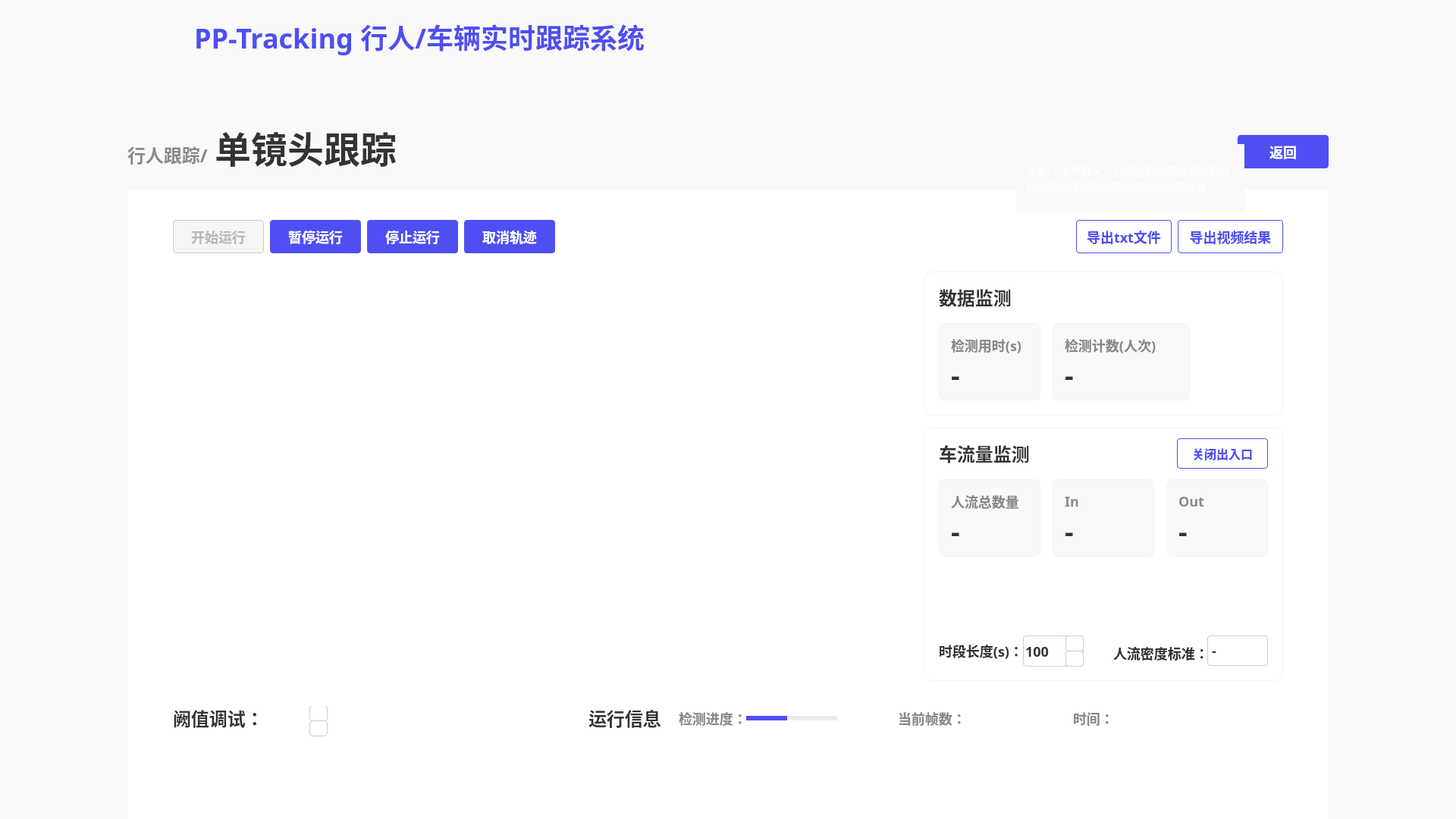
<?xml version="1.0" encoding="UTF-8"?>
<ui version="4.0">
 <class>MainWindow</class>
 <widget class="QMainWindow" name="MainWindow">
  <property name="geometry">
   <rect>
    <x>0</x>
    <y>0</y>
    <width>1920</width>
    <height>1080</height>
   </rect>
  </property>
  <property name="windowTitle">
   <string>MainWindow</string>
  </property>
  <widget class="QWidget" name="centralwidget">
   <property name="styleSheet">
    <string notr="true">QWidget{
background:#F9F9F9;
}</string>
   </property>
   <widget class="QLabel" name="label_2">
    <property name="geometry">
     <rect>
      <x>10</x>
      <y>10</y>
      <width>171</width>
      <height>81</height>
     </rect>
    </property>
    <property name="text">
     <string/>
    </property>
    <property name="pixmap">
     <pixmap resource="../firstSource.qrc">:/1/source/first/PP.PNG</pixmap>
    </property>
    <property name="scaledContents">
     <bool>true</bool>
    </property>
   </widget>
   <widget class="QLabel" name="label_3">
    <property name="geometry">
     <rect>
      <x>0</x>
      <y>0</y>
      <width>1920</width>
      <height>96</height>
     </rect>
    </property>
    <property name="styleSheet">
     <string notr="true">QLabel{
width: 1920px;
height: 96px;
background: #F9F9F9;
box-shadow: 0px 4px 0px 0px rgba(221, 221, 221, 0.3);
}</string>
    </property>
    <property name="text">
     <string/>
    </property>
   </widget>
   <widget class="QLabel" name="label">
    <property name="geometry">
     <rect>
      <x>0</x>
      <y>0</y>
      <width>212</width>
      <height>112</height>
     </rect>
    </property>
    <property name="styleSheet">
     <string notr="true">QLabel{
width: 212px;
height: 112px;
background: linear-gradient(270deg, #5453FF 0%, #553BD2 100%);
box-shadow: 0px 0px 20px 0px rgba(109, 80, 249, 0.4);
}</string>
    </property>
    <property name="text">
     <string/>
    </property>
    <property name="pixmap">
     <pixmap resource="../firstSource.qrc">:/1/source/first/1.PNG</pixmap>
    </property>
    <property name="scaledContents">
     <bool>true</bool>
    </property>
   </widget>
   <widget class="QLabel" name="label_4">
    <property name="geometry">
     <rect>
      <x>256</x>
      <y>22</y>
      <width>651</width>
      <height>52</height>
     </rect>
    </property>
    <property name="styleSheet">
     <string notr="true">QLabel{
width: 592px;
height: 52px;
font-size: 36px;
font-family: AlibabaPuHuiTi_2_75_SemiBold;
background: #F9F9F9;
color: #4E4EF2;
line-height: 52px;
font-weight: bold;
}</string>
    </property>
    <property name="text">
     <string>PP-Tracking 行人/车辆实时跟踪系统</string>
    </property>
   </widget>
   <widget class="QLabel" name="label_5">
    <property name="geometry">
     <rect>
      <x>168</x>
      <y>188</y>
      <width>121</width>
      <height>32</height>
     </rect>
    </property>
    <property name="styleSheet">
     <string notr="true">QLabel{
width: 107px;
height: 32px;
font-size: 24px;
font-family: AlibabaPuHuiTi_2_85_Bold;
color: #888888;
line-height: 32px;
font-weight:bold
}</string>
    </property>
    <property name="text">
     <string>行人跟踪/</string>
    </property>
   </widget>
   <widget class="QLabel" name="label_6">
    <property name="geometry">
     <rect>
      <x>283</x>
      <y>168</y>
      <width>251</width>
      <height>52</height>
     </rect>
    </property>
    <property name="styleSheet">
     <string notr="true">QLabel{
width: 237px;
height: 52px;
font-size: 48px;
font-family: AlibabaPuHuiTi_2_55_Regular;
color: #333333;
line-height: 52px;
font-weight:bold;
}</string>
    </property>
    <property name="text">
     <string>单镜头跟踪</string>
    </property>
   </widget>
   <widget class="QWidget" name="widget" native="true">
    <property name="geometry">
     <rect>
      <x>168</x>
      <y>250</y>
      <width>1584</width>
      <height>830</height>
     </rect>
    </property>
    <property name="layoutDirection">
     <enum>Qt::LeftToRight</enum>
    </property>
    <property name="styleSheet">
     <string notr="true">QWidget{
width: 1584px;
height: 830px;
background: #FFFFFF;
}</string>
    </property>
    <widget class="QPushButton" name="pushButton">
     <property name="geometry">
      <rect>
       <x>60</x>
       <y>40</y>
       <width>120</width>
       <height>44</height>
      </rect>
     </property>
     <property name="styleSheet">
      <string notr="true">QPushButton{
width: 120px;
height: 44px;
background: #F5F5F5;
border-radius: 4px;
border: 1px solid #CCCCCC;
font-size: 18px;
font-family: AlibabaPuHuiTi_2_65_Medium;
color: #B8B8B8;
line-height: 26px;
font-weight:bold
}</string>
     </property>
     <property name="text">
      <string>开始运行</string>
     </property>
    </widget>
    <widget class="QPushButton" name="pushButton_2">
     <property name="geometry">
      <rect>
       <x>188</x>
       <y>40</y>
       <width>120</width>
       <height>44</height>
      </rect>
     </property>
     <property name="styleSheet">
      <string notr="true">QPushButton{
width: 120px;
height: 44px;
background: #4E4EF2;
border-radius: 4px;

font-size: 18px;
font-family: AlibabaPuHuiTi_2_65_Medium;
color: #FFFFFF;
line-height: 26px;
font-weight:bold
}</string>
     </property>
     <property name="text">
      <string>暂停运行</string>
     </property>
    </widget>
    <widget class="QPushButton" name="pushButton_3">
     <property name="geometry">
      <rect>
       <x>316</x>
       <y>40</y>
       <width>120</width>
       <height>44</height>
      </rect>
     </property>
     <property name="styleSheet">
      <string notr="true">QPushButton{
width: 120px;
height: 44px;
background: #4E4EF2;
border-radius: 4px;
width: 71px;
height: 26px;
font-size: 18px;
font-family: AlibabaPuHuiTi_2_65_Medium;
color: #FFFFFF;
line-height: 26px;
font-weight:bold
}</string>
     </property>
     <property name="text">
      <string>停止运行</string>
     </property>
    </widget>
    <widget class="QPushButton" name="pushButton_4">
     <property name="geometry">
      <rect>
       <x>444</x>
       <y>40</y>
       <width>120</width>
       <height>44</height>
      </rect>
     </property>
     <property name="styleSheet">
      <string notr="true">QPushButton{
width: 120px;
height: 44px;
background: #4E4EF2;
border-radius: 4px;
width: 71px;
height: 26px;
font-size: 18px;
font-family: AlibabaPuHuiTi_2_65_Medium;
color: #FFFFFF;
line-height: 26px;
font-weight:bold
}</string>
     </property>
     <property name="text">
      <string>取消轨迹</string>
     </property>
    </widget>
    <widget class="QLabel" name="label_7">
     <property name="geometry">
      <rect>
       <x>60</x>
       <y>108</y>
       <width>960</width>
       <height>540</height>
      </rect>
     </property>
     <property name="styleSheet">
      <string notr="true">QLabel{
width: 960px;
height: 540px;
}</string>
     </property>
     <property name="text">
      <string/>
     </property>
    </widget>
    <widget class="QLabel" name="label_8">
     <property name="geometry">
      <rect>
       <x>60</x>
       <y>679</y>
       <width>111</width>
       <height>36</height>
      </rect>
     </property>
     <property name="styleSheet">
      <string notr="true">QLabel{
width: 119px;
height: 36px;
font-size: 24px;
font-family: AlibabaPuHuiTi_2_65_Medium;
color: #333333;
line-height: 36px;
font-weight:bold;
}</string>
     </property>
     <property name="text">
      <string>阙值调试：</string>
     </property>
    </widget>
    <widget class="QLabel" name="label_12">
     <property name="geometry">
      <rect>
       <x>608</x>
       <y>679</y>
       <width>111</width>
       <height>36</height>
      </rect>
     </property>
     <property name="styleSheet">
      <string notr="true">QLabel{
width: 119px;
height: 36px;
font-size: 24px;
font-family: AlibabaPuHuiTi_2_65_Medium;
color: #333333;
line-height: 36px;
font-weight:bold;
}</string>
     </property>
     <property name="text">
      <string>运行信息</string>
     </property>
    </widget>
    <widget class="QLabel" name="label_13">
     <property name="geometry">
      <rect>
       <x>727</x>
       <y>684</y>
       <width>89</width>
       <height>26</height>
      </rect>
     </property>
     <property name="styleSheet">
      <string notr="true">QLabel{
width: 89px;
height: 26px;
font-size: 18px;
font-family: AlibabaPuHuiTi_2_65_Medium;
color: #888888;
line-height: 26px;
font-weight:bold;
}</string>
     </property>
     <property name="text">
      <string>检测进度：</string>
     </property>
    </widget>
    <widget class="QPushButton" name="pushButton_8">
     <property name="geometry">
      <rect>
       <x>1251</x>
       <y>40</y>
       <width>126</width>
       <height>44</height>
      </rect>
     </property>
     <property name="whatsThis">
      <string>&lt;html&gt;&lt;head/&gt;&lt;body&gt;&lt;p&gt;3411212&lt;/p&gt;&lt;/body&gt;&lt;/html&gt;</string>
     </property>
     <property name="styleSheet">
      <string notr="true">QPushButton{
width: 126px;
                height: 44px;
                background: #FFFFFF;
                border-radius: 4px;
                border: 1px solid #4E4EF2;
                font-size: 18px;
                font-family: AlibabaPuHuiTi_2_65_Medium;
                color: #4E4EF2;
                line-height: 26px;
                font-weight:bold;
}</string>
     </property>
     <property name="text">
      <string>导出txt文件</string>
     </property>
    </widget>
    <widget class="QPushButton" name="pushButton_9">
     <property name="geometry">
      <rect>
       <x>1385</x>
       <y>40</y>
       <width>139</width>
       <height>44</height>
      </rect>
     </property>
     <property name="styleSheet">
      <string notr="true">width: 126px;
                height: 44px;
                background: #FFFFFF;
                border-radius: 4px;
                border: 1px solid #4E4EF2;
                font-size: 18px;
                font-family: AlibabaPuHuiTi_2_65_Medium;
                color: #4E4EF2;
                line-height: 26px;
                font-weight:bold;</string>
     </property>
     <property name="text">
      <string>导出视频结果</string>
     </property>
    </widget>
    <widget class="QWidget" name="widget_2" native="true">
     <property name="geometry">
      <rect>
       <x>1050</x>
       <y>108</y>
       <width>474</width>
       <height>190</height>
      </rect>
     </property>
     <property name="styleSheet">
      <string notr="true">QWidget{
width: 474px;
height: 190px;
background: #FFFFFF;
box-shadow: 0px 0px 50px 0px rgba(0, 0, 0, 0.06);
border-radius: 12px;
border: 1px solid rgba(221, 221, 221, 0.3);
}</string>
     </property>
     <widget class="QLabel" name="label_14">
      <property name="geometry">
       <rect>
        <x>20</x>
        <y>16</y>
        <width>111</width>
        <height>36</height>
       </rect>
      </property>
      <property name="styleSheet">
       <string notr="true">QLabel{
width: 95px;
height: 36px;
font-size: 24px;
font-family: AlibabaPuHuiTi_2_65_Medium;
color: #333333;
line-height: 36px;

border-radius: 0px;
border: 0px solid rgba(221, 221, 221, 0.3);

font-weight:bold;
}</string>
      </property>
      <property name="text">
       <string>数据监测</string>
      </property>
     </widget>
     <widget class="QWidget" name="widget_4" native="true">
      <property name="geometry">
       <rect>
        <x>20</x>
        <y>68</y>
        <width>134</width>
        <height>102</height>
       </rect>
      </property>
      <property name="styleSheet">
       <string notr="true">QWidget{
width: 134px;
height: 102px;
background: #F9F9F9;
border-radius: 8px;
}</string>
      </property>
      <widget class="QLabel" name="label_25">
       <property name="geometry">
        <rect>
         <x>16</x>
         <y>16</y>
         <width>111</width>
         <height>26</height>
        </rect>
       </property>
       <property name="styleSheet">
        <string notr="true">QLabel{
width: 102px;
height: 26px;
font-size: 18px;
font-family: AlibabaPuHuiTi_2_65_Medium;
color: #888888;
line-height: 26px;
font-weight:bold;

border-radius: 0px;
border:0px
}</string>
       </property>
       <property name="text">
        <string>检测用时(s)</string>
       </property>
      </widget>
      <widget class="QLabel" name="label_26">
       <property name="geometry">
        <rect>
         <x>16</x>
         <y>50</y>
         <width>101</width>
         <height>36</height>
        </rect>
       </property>
       <property name="styleSheet">
        <string notr="true">QLabel{
width: 25px;
height: 36px;
font-size: 36px;
font-family: AlibabaPuHuiTi_2_85_Bold;
color: #333333;
line-height: 36px;
font-weight:bold;

border-radius:0px;
border:0px
}</string>
       </property>
       <property name="text">
        <string>-</string>
       </property>
      </widget>
     </widget>
     <widget class="QWidget" name="widget_5" native="true">
      <property name="geometry">
       <rect>
        <x>170</x>
        <y>68</y>
        <width>181</width>
        <height>102</height>
       </rect>
      </property>
      <property name="styleSheet">
       <string notr="true">QWidget{
width: 134px;
height: 102px;
background: #F9F9F9;
border-radius: 8px;
}</string>
      </property>
      <widget class="QLabel" name="label_27">
       <property name="geometry">
        <rect>
         <x>16</x>
         <y>16</y>
         <width>131</width>
         <height>26</height>
        </rect>
       </property>
       <property name="styleSheet">
        <string notr="true">QLabel{
width: 102px;
height: 26px;
font-size: 18px;
font-family: AlibabaPuHuiTi_2_65_Medium;
color: #888888;
line-height: 26px;
font-weight:bold;

border-radius: 0px;
border:0px
}</string>
       </property>
       <property name="text">
        <string>检测计数(人次)</string>
       </property>
      </widget>
      <widget class="QLabel" name="label_28">
       <property name="geometry">
        <rect>
         <x>16</x>
         <y>50</y>
         <width>101</width>
         <height>36</height>
        </rect>
       </property>
       <property name="styleSheet">
        <string notr="true">QLabel{
width: 25px;
height: 36px;
font-size: 36px;
font-family: AlibabaPuHuiTi_2_85_Bold;
color: #333333;
line-height: 36px;
font-weight:bold;

border-radius:0px;
border:0px
}</string>
       </property>
       <property name="text">
        <string>-</string>
       </property>
      </widget>
     </widget>
    </widget>
    <widget class="QWidget" name="widget_3" native="true">
     <property name="geometry">
      <rect>
       <x>1050</x>
       <y>314</y>
       <width>474</width>
       <height>334</height>
      </rect>
     </property>
     <property name="styleSheet">
      <string notr="true">QWidget{
width: 474px;
height: 334px;
background: #FFFFFF;
box-shadow: 0px 0px 50px 0px rgba(0, 0, 0, 0.06);
border-radius: 12px;
border: 1px solid rgba(221, 221, 221, 0.3);
}
</string>
     </property>
     <widget class="QLabel" name="label_15">
      <property name="geometry">
       <rect>
        <x>20</x>
        <y>16</y>
        <width>141</width>
        <height>36</height>
       </rect>
      </property>
      <property name="styleSheet">
       <string notr="true">QLabel{
border-radius: 0px;
border: 0px solid rgba(221, 221, 221, 0.3);
font-weight:bold;
width: 119px;
height: 36px;
font-size: 24px;
font-family: AlibabaPuHuiTi_2_65_Medium;
color: #333333;
line-height: 36px;
}</string>
      </property>
      <property name="text">
       <string>车流量监测</string>
      </property>
     </widget>
     <widget class="QPushButton" name="pushButton_10">
      <property name="geometry">
       <rect>
        <x>334</x>
        <y>14</y>
        <width>120</width>
        <height>40</height>
       </rect>
      </property>
      <property name="styleSheet">
       <string notr="true">QPushButton{
width: 120px;
height: 40px;
border-radius: 4px;
border: 1px solid #4E4EF2;
font-weight:bold;
width: 80px;
height: 24px;
font-size: 16px;
font-family: AlibabaPuHuiTi_2_65_Medium;
color: #4E4EF2;
line-height: 24px;
}</string>
      </property>
      <property name="text">
       <string>关闭出入口</string>
      </property>
     </widget>
     <widget class="QLabel" name="label_16">
      <property name="geometry">
       <rect>
        <x>20</x>
        <y>281</y>
        <width>111</width>
        <height>26</height>
       </rect>
      </property>
      <property name="styleSheet">
       <string notr="true">QLabel{
width: 111px;
height: 26px;
font-size: 18px;
font-family: AlibabaPuHuiTi_2_55_Regular;
color: #333333;
line-height: 26px;
font-weight:bold;
border-radius: 0px;
border: 0px solid rgba(221, 221, 221, 0.3);
}</string>
      </property>
      <property name="text">
       <string>时段长度(s)：</string>
      </property>
     </widget>
     <widget class="QLabel" name="label_20">
      <property name="geometry">
       <rect>
        <x>250</x>
        <y>284</y>
        <width>131</width>
        <height>26</height>
       </rect>
      </property>
      <property name="styleSheet">
       <string notr="true">QLabel{
width: 111px;
height: 26px;
font-size: 18px;
font-family: AlibabaPuHuiTi_2_55_Regular;
color: #333333;
line-height: 26px;
font-weight:bold;
border-radius: 0px;
border: 0px solid rgba(221, 221, 221, 0.3);
}</string>
      </property>
      <property name="text">
       <string>人流密度标准：</string>
      </property>
     </widget>
     <widget class="QLabel" name="label_21">
      <property name="geometry">
       <rect>
        <x>374</x>
        <y>274</y>
        <width>80</width>
        <height>40</height>
       </rect>
      </property>
      <property name="styleSheet">
       <string notr="true">QLabel{
width: 80px;
height: 40px;
background: #FFFFFF;
border-radius: 4px;
border: 1px solid #CCCCCC;

font-size: 18px;
font-family: AlibabaPuHuiTi_2_65_Medium;
color: #333333;
line-height: 26px;
font-weight:bold;
}</string>
      </property>
      <property name="text">
       <string>-</string>
      </property>
     </widget>
     <widget class="QLineEdit" name="lineEdit_2">
      <property name="geometry">
       <rect>
        <x>131</x>
        <y>274</y>
        <width>80</width>
        <height>41</height>
       </rect>
      </property>
      <property name="styleSheet">
       <string notr="true">QLineEdit{
width: 80px;
height: 40px;
background: #FFFFFF;
border-radius: 4px;
border: 1px solid #CCCCCC;

font-size: 18px;
font-family: AlibabaPuHuiTi_2_65_Medium;
color: #333333;
line-height: 26px;
font-weight:bold;
}</string>
      </property>
      <property name="text">
       <string>100</string>
      </property>
     </widget>
     <widget class="QLabel" name="label_9">
      <property name="geometry">
       <rect>
        <x>187</x>
        <y>274</y>
        <width>24</width>
        <height>21</height>
       </rect>
      </property>
      <property name="styleSheet">
       <string notr="true">QLabel{
width: 24px;
height: 21px;
background: #FFFFFF;
border-radius: 4px 4px 0px 0px;
border: 1px solid #CCCCCC;
}</string>
      </property>
      <property name="text">
       <string/>
      </property>
     </widget>
     <widget class="QLabel" name="label_17">
      <property name="geometry">
       <rect>
        <x>187</x>
        <y>294</y>
        <width>24</width>
        <height>21</height>
       </rect>
      </property>
      <property name="styleSheet">
       <string notr="true">QLabel{
width: 24px;
height: 21px;
background: #FFFFFF;
border-radius:4px;
border: 1px solid #CCCCCC;
}</string>
      </property>
      <property name="text">
       <string/>
      </property>
     </widget>
     <widget class="QPushButton" name="pushButton_5">
      <property name="geometry">
       <rect>
        <x>191</x>
        <y>276</y>
        <width>16</width>
        <height>16</height>
       </rect>
      </property>
      <property name="styleSheet">
       <string notr="true">QPushButton{
image:url(:/1/source/second/normal_triangle_up.png);
border:0px
}

QPushButton:hover{
image:url(:/1/source/second/light_up.png);
border:0px
}</string>
      </property>
      <property name="text">
       <string/>
      </property>
     </widget>
     <widget class="QPushButton" name="pushButton_6">
      <property name="geometry">
       <rect>
        <x>191</x>
        <y>296</y>
        <width>16</width>
        <height>16</height>
       </rect>
      </property>
      <property name="styleSheet">
       <string notr="true">QPushButton{
image:url(:/1/source/second/normal_triangle_down.png);
border:0px
}
QPushButton:hover{
image:url(:/1/source/second/light_down.png);
border:0px
}</string>
      </property>
      <property name="text">
       <string/>
      </property>
     </widget>
     <widget class="QWidget" name="widget_7" native="true">
      <property name="geometry">
       <rect>
        <x>20</x>
        <y>68</y>
        <width>134</width>
        <height>102</height>
       </rect>
      </property>
      <property name="styleSheet">
       <string notr="true">QWidget{
width: 134px;
height: 102px;
background: #F9F9F9;
border-radius: 8px;
}</string>
      </property>
      <widget class="QLabel" name="label_31">
       <property name="geometry">
        <rect>
         <x>16</x>
         <y>16</y>
         <width>111</width>
         <height>26</height>
        </rect>
       </property>
       <property name="styleSheet">
        <string notr="true">QLabel{
width: 102px;
height: 26px;
font-size: 18px;
font-family: AlibabaPuHuiTi_2_65_Medium;
color: #888888;
line-height: 26px;
font-weight:bold;

border-radius: 0px;
border:0px
}</string>
       </property>
       <property name="text">
        <string>人流总数量</string>
       </property>
      </widget>
      <widget class="QLabel" name="label_32">
       <property name="geometry">
        <rect>
         <x>16</x>
         <y>50</y>
         <width>101</width>
         <height>36</height>
        </rect>
       </property>
       <property name="styleSheet">
        <string notr="true">QLabel{
width: 25px;
height: 36px;
font-size: 36px;
font-family: AlibabaPuHuiTi_2_85_Bold;
color: #333333;
line-height: 36px;
font-weight:bold;

border-radius:0px;
border:0px
}</string>
       </property>
       <property name="text">
        <string>-</string>
       </property>
      </widget>
     </widget>
     <widget class="QWidget" name="widget_9" native="true">
      <property name="geometry">
       <rect>
        <x>170</x>
        <y>68</y>
        <width>134</width>
        <height>102</height>
       </rect>
      </property>
      <property name="styleSheet">
       <string notr="true">QWidget{
width: 134px;
height: 102px;
background: #F9F9F9;
border-radius: 8px;
}</string>
      </property>
      <widget class="QLabel" name="label_33">
       <property name="geometry">
        <rect>
         <x>16</x>
         <y>16</y>
         <width>111</width>
         <height>26</height>
        </rect>
       </property>
       <property name="styleSheet">
        <string notr="true">QLabel{
width: 102px;
height: 26px;
font-size: 18px;
font-family: AlibabaPuHuiTi_2_65_Medium;
color: #888888;
line-height: 26px;
font-weight:bold;

border-radius: 0px;
border:0px
}</string>
       </property>
       <property name="text">
        <string>In</string>
       </property>
      </widget>
      <widget class="QLabel" name="label_34">
       <property name="geometry">
        <rect>
         <x>16</x>
         <y>50</y>
         <width>101</width>
         <height>36</height>
        </rect>
       </property>
       <property name="styleSheet">
        <string notr="true">QLabel{
width: 25px;
height: 36px;
font-size: 36px;
font-family: AlibabaPuHuiTi_2_85_Bold;
color: #333333;
line-height: 36px;
font-weight:bold;

border-radius:0px;
border:0px
}</string>
       </property>
       <property name="text">
        <string>-</string>
       </property>
      </widget>
     </widget>
     <widget class="QWidget" name="widget_10" native="true">
      <property name="geometry">
       <rect>
        <x>320</x>
        <y>68</y>
        <width>134</width>
        <height>102</height>
       </rect>
      </property>
      <property name="styleSheet">
       <string notr="true">QWidget{
width: 134px;
height: 102px;
background: #F9F9F9;
border-radius: 8px;
}</string>
      </property>
      <widget class="QLabel" name="label_35">
       <property name="geometry">
        <rect>
         <x>16</x>
         <y>16</y>
         <width>111</width>
         <height>26</height>
        </rect>
       </property>
       <property name="styleSheet">
        <string notr="true">QLabel{
width: 102px;
height: 26px;
font-size: 18px;
font-family: AlibabaPuHuiTi_2_65_Medium;
color: #888888;
line-height: 26px;
font-weight:bold;

border-radius: 0px;
border:0px
}</string>
       </property>
       <property name="text">
        <string>Out</string>
       </property>
      </widget>
      <widget class="QLabel" name="label_36">
       <property name="geometry">
        <rect>
         <x>16</x>
         <y>50</y>
         <width>101</width>
         <height>36</height>
        </rect>
       </property>
       <property name="styleSheet">
        <string notr="true">QLabel{
width: 25px;
height: 36px;
font-size: 36px;
font-family: AlibabaPuHuiTi_2_85_Bold;
color: #333333;
line-height: 36px;
font-weight:bold;

border-radius:0px;
border:0px
}</string>
       </property>
       <property name="text">
        <string>-</string>
       </property>
      </widget>
     </widget>
     <zorder>lineEdit_2</zorder>
     <zorder>label_15</zorder>
     <zorder>pushButton_10</zorder>
     <zorder>label_16</zorder>
     <zorder>label_20</zorder>
     <zorder>label_21</zorder>
     <zorder>label_9</zorder>
     <zorder>pushButton_5</zorder>
     <zorder>label_17</zorder>
     <zorder>pushButton_6</zorder>
     <zorder>widget_7</zorder>
     <zorder>widget_9</zorder>
     <zorder>widget_10</zorder>
    </widget>
    <widget class="QLabel" name="label_22">
     <property name="geometry">
      <rect>
       <x>1016</x>
       <y>684</y>
       <width>89</width>
       <height>26</height>
      </rect>
     </property>
     <property name="styleSheet">
      <string notr="true">QLabel{
width: 89px;
height: 26px;
font-size: 18px;
font-family: AlibabaPuHuiTi_2_65_Medium;
color: #888888;
line-height: 26px;
font-weight:bold;
}</string>
     </property>
     <property name="text">
      <string>当前帧数：</string>
     </property>
    </widget>
    <widget class="QLabel" name="label_23">
     <property name="geometry">
      <rect>
       <x>1247</x>
       <y>684</y>
       <width>51</width>
       <height>26</height>
      </rect>
     </property>
     <property name="styleSheet">
      <string notr="true">QLabel{
width: 89px;
height: 26px;
font-size: 18px;
font-family: AlibabaPuHuiTi_2_65_Medium;
color: #888888;
line-height: 26px;
font-weight:bold;
}</string>
     </property>
     <property name="text">
      <string>时间：</string>
     </property>
    </widget>
    <widget class="QWidget" name="widget_8" native="true">
     <property name="geometry">
      <rect>
       <x>816</x>
       <y>694</y>
       <width>120</width>
       <height>6</height>
      </rect>
     </property>
     <property name="styleSheet">
      <string notr="true">QWidget{
width: 120px;
height: 6px;
background: rgba(221, 221, 221, 0.6);
border-radius: 5px;
}</string>
     </property>
     <widget class="QLabel" name="label_progressBar">
      <property name="geometry">
       <rect>
        <x>0</x>
        <y>0</y>
        <width>54</width>
        <height>6</height>
       </rect>
      </property>
      <property name="styleSheet">
       <string notr="true">QLabel{
width: 70px;
height: 6px;
background: #4E4EF2;
border-radius: 5px;
}</string>
      </property>
      <property name="text">
       <string/>
      </property>
     </widget>
    </widget>
    <widget class="QLabel" name="label_progressBar_num">
     <property name="geometry">
      <rect>
       <x>852</x>
       <y>654</y>
       <width>48</width>
       <height>36</height>
      </rect>
     </property>
     <property name="styleSheet">
      <string notr="true">QLabel{
width: 48px;
height: 36px;
font-size: 24px;
font-family: AlibabaPuHuiTi_2_65_Medium;
color: #4E4EF2;
line-height: 36px;
font-weight:bold
}</string>
     </property>
     <property name="text">
      <string/>
     </property>
    </widget>
    <widget class="QLabel" name="label_frames">
     <property name="geometry">
      <rect>
       <x>1105</x>
       <y>684</y>
       <width>111</width>
       <height>26</height>
      </rect>
     </property>
     <property name="styleSheet">
      <string notr="true">QLabel{
width: 89px;
height: 26px;
font-size: 18px;
font-family: AlibabaPuHuiTi_2_65_Medium;
color: #888888;
line-height: 26px;
font-weight:bold;
}</string>
     </property>
     <property name="text">
      <string/>
     </property>
    </widget>
    <widget class="QLabel" name="label_time">
     <property name="geometry">
      <rect>
       <x>1301</x>
       <y>684</y>
       <width>251</width>
       <height>26</height>
      </rect>
     </property>
     <property name="styleSheet">
      <string notr="true">QLabel{
width: 89px;
height: 26px;
font-size: 18px;
font-family: AlibabaPuHuiTi_2_65_Medium;
color: #888888;
line-height: 26px;
font-weight:bold;
}</string>
     </property>
     <property name="text">
      <string/>
     </property>
    </widget>
    <widget class="QLabel" name="label_10">
     <property name="geometry">
      <rect>
       <x>240</x>
       <y>680</y>
       <width>24</width>
       <height>21</height>
      </rect>
     </property>
     <property name="styleSheet">
      <string notr="true">QLabel{
width: 24px;
height: 21px;
background: #FFFFFF;
border-radius: 4px 4px 0px 0px;
border: 1px solid #CCCCCC;
}</string>
     </property>
     <property name="text">
      <string/>
     </property>
    </widget>
    <widget class="QLabel" name="label_18">
     <property name="geometry">
      <rect>
       <x>240</x>
       <y>700</y>
       <width>24</width>
       <height>21</height>
      </rect>
     </property>
     <property name="styleSheet">
      <string notr="true">QLabel{
width: 24px;
height: 21px;
background: #FFFFFF;
border-radius:4px;
border: 1px solid #CCCCCC;
}</string>
     </property>
     <property name="text">
      <string/>
     </property>
    </widget>
    <widget class="QPushButton" name="pushButton_7">
     <property name="geometry">
      <rect>
       <x>244</x>
       <y>682</y>
       <width>16</width>
       <height>16</height>
      </rect>
     </property>
     <property name="styleSheet">
      <string notr="true">QPushButton{
image:url(:/1/source/second/normal_triangle_up.png);
border:0px
}

QPushButton:hover{
image:url(:/1/source/second/light_up.png);
border:0px
}</string>
     </property>
     <property name="text">
      <string/>
     </property>
    </widget>
    <widget class="QPushButton" name="pushButton_11">
     <property name="geometry">
      <rect>
       <x>244</x>
       <y>702</y>
       <width>16</width>
       <height>16</height>
      </rect>
     </property>
     <property name="styleSheet">
      <string notr="true">QPushButton{
image:url(:/1/source/second/normal_triangle_down.png);
border:0px
}
QPushButton:hover{
image:url(:/1/source/second/light_down.png);
border:0px
}</string>
     </property>
     <property name="text">
      <string/>
     </property>
    </widget>
    <widget class="QLabel" name="label_confi_tip">
     <property name="geometry">
      <rect>
       <x>70</x>
       <y>590</y>
       <width>301</width>
       <height>91</height>
      </rect>
     </property>
     <property name="styleSheet">
      <string notr="true">QLabel{
width: 300px;
height: 108px;
opacity: 0.1;
background:url(:/1/source/second/ToolTip.PNG);
background-repeat: no-repeat;

font-size: 14px;
font-family: AlibabaPuHuiTi_2_55_Regular;
color: #FFFFFF;
line-height: 22px;
padding:10px
}</string>
     </property>
     <property name="text">
      <string>阙值调试释义：内容内容内容内容内容内容内容内容内容内容内容内容内容内容内容内容内容内容</string>
     </property>
     <property name="scaledContents">
      <bool>true</bool>
     </property>
     <property name="alignment">
      <set>Qt::AlignLeading|Qt::AlignLeft|Qt::AlignVCenter</set>
     </property>
     <property name="wordWrap">
      <bool>true</bool>
     </property>
    </widget>
   </widget>
   <widget class="QLabel" name="label_txt_tip">
    <property name="geometry">
     <rect>
      <x>1340</x>
      <y>190</y>
      <width>301</width>
      <height>91</height>
     </rect>
    </property>
    <property name="styleSheet">
     <string notr="true">QLabel{
width: 300px;
height: 108px;
opacity: 0.1;
background:url(:/1/source/second/ToolTip.PNG);
background-repeat: no-repeat;

font-size: 14px;
font-family: AlibabaPuHuiTi_2_55_Regular;
color: #FFFFFF;
line-height: 22px;
padding:10px
}</string>
    </property>
    <property name="text">
     <string>导出txt文件释义：内容内容内容内容内容内容内容内容内容内容内容内容内容内容</string>
    </property>
    <property name="scaledContents">
     <bool>true</bool>
    </property>
    <property name="alignment">
     <set>Qt::AlignLeading|Qt::AlignLeft|Qt::AlignVCenter</set>
    </property>
    <property name="wordWrap">
     <bool>true</bool>
    </property>
   </widget>
   <widget class="QPushButton" name="pushButton_12">
    <property name="geometry">
     <rect>
      <x>1632</x>
      <y>178</y>
      <width>120</width>
      <height>44</height>
     </rect>
    </property>
    <property name="styleSheet">
     <string notr="true">QPushButton{
width: 120px;
height: 44px;
background: #4E4EF2;
border-radius: 4px;

font-size: 18px;
font-family: AlibabaPuHuiTi_2_65_Medium;
color: #FFFFFF;
line-height: 26px;
font-weight:bold
}</string>
    </property>
    <property name="text">
     <string>返回</string>
    </property>
   </widget>
   <zorder>label_3</zorder>
   <zorder>label</zorder>
   <zorder>label_4</zorder>
   <zorder>label_2</zorder>
   <zorder>label_5</zorder>
   <zorder>label_6</zorder>
   <zorder>widget</zorder>
   <zorder>pushButton_12</zorder>
   <zorder>label_txt_tip</zorder>
  </widget>
 </widget>
 <resources>
  <include location="../firstSource.qrc"/>
  <include location="../secondSource.qrc"/>
 </resources>
 <connections/>
</ui>
